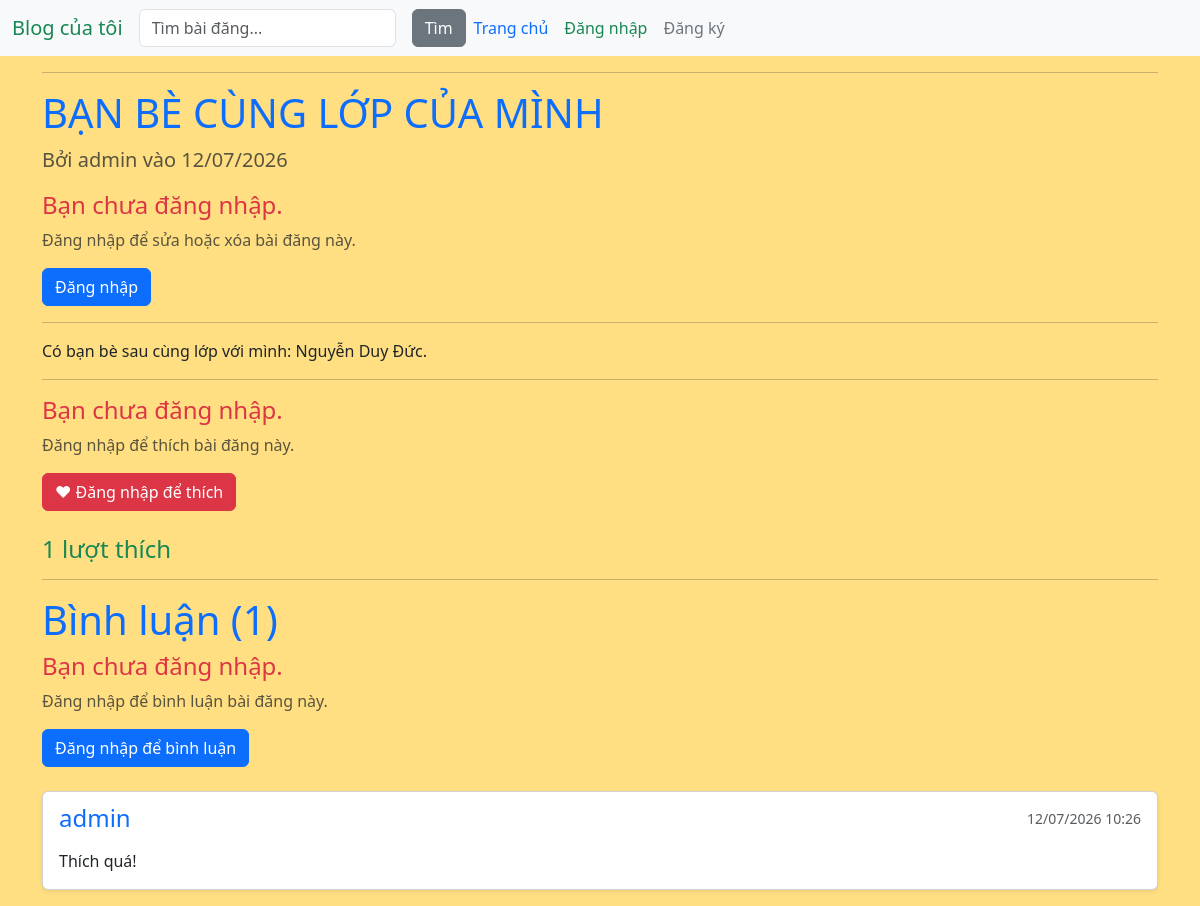
/post/38, run on the app's committed database.
### blog/models.py (models this page shows, shortened)
class Post(models.Model):
    title = models.CharField(max_length=200)
    likes = models.ManyToManyField(User, related_name='blog_posts', blank=True)
    content = models.TextField()
    created_at = models.DateTimeField(auto_now_add=True)
    updated_at = models.DateTimeField(auto_now=True)
    author = models.ForeignKey(User, on_delete=models.CASCADE, default=1)
    def total_likes(self):
        return self.likes.count()

class Comment(models.Model):
    post = models.ForeignKey(Post, related_name="comments", on_delete=models.CASCADE)
    author = models.ForeignKey(User, on_delete=models.CASCADE)
    body = models.TextField(verbose_name="Nội dung bình luận")
    date_added = models.DateTimeField(auto_now_add=True)

### blog/views.py (the view)
# urls.py: path('post/<int:pk>', PostDetailView.as_view(), name="post-detail"),
class PostDetailView(DetailView):
    model = Post
    template_name = 'post_detail.html'
    context_object_name = 'post'

### blog/templates/post_detail.html (shortened to what this page needs)
{% extends "base.html" %}
{% block content %}
    <hr>
    <h1 class="text-uppercase text-primary">{{ post.title }}</h1>
    <article>
        <p class="text-muted fs-5">Bởi {{ post.author.username }} vào {{ post.created_at|date:"d/m/Y" }}</p>
        {% if user == post.author %}
            <div>
                <a class="btn btn-warning" href="{% url 'post-update' post.pk %}">Sửa bài đăng</a>
                <a class="btn btn-danger" href="{% url 'post-delete' post.pk %}">Xóa bài đăng</a>
            </div>
        {% else %}
            {% if user.is_authenticated %}
                <h4 class="text-danger">Bạn không thể sửa hay xóa bài đăng này vì bạn không phải là người tạo bài đăng.</h4>
            {% else %}
                <h4 class="text-danger">Bạn chưa đăng nhập.</h4>
                <p class="text-muted">Đăng nhập để sửa hoặc xóa bài đăng này.</p>
                <a href="{% url 'login' %}" class="btn btn-primary">Đăng nhập</a>
            {% endif %}
        {% endif %}
        <hr>
        <p>{{ post.content|truncatewords:30 }}</p>
    </article>
    <hr>
    <div>
        <form action="{% url 'like-post' post.pk %}">
            {% if user.is_authenticated %}
                {% if user in post.likes.all %}
                    <button id="like_btn" type="submit" class="btn btn-danger">❤ Bỏ thích</button>
                {% else %}
                    <button id="like_btn" type="submit" class="btn btn-outline-danger">❤ Thích ngay</button>
                {% endif %}
            {% else %}
                <h4 class="text-danger">Bạn chưa đăng nhập.</h4>
                <p class="text-muted">Đăng nhập để thích bài đăng này.</p>
                <a href="{% url 'login' %}" class="btn btn-danger">❤ Đăng nhập để thích</a>
            {% endif %}
        </form>
        <span class="ms-3 text-muted">
            {% if post.total_likes == 0 %}
                <h4 class="text-danger">Chưa có lượt thích</h4>
            {% else %}
                <h4 class="text-success">{{ post.total_likes }} lượt thích</h4>
            {% endif %}
        </span>
    </div>
    <hr>
    <h1 class="text-primary">Bình luận ({{ post.comments.count }})</h1>
    {% if user.is_authenticated %}
        <a href="{% url 'add-comment' post.pk %}" class="btn btn-primary">Viết bình luận</a>
    {% else %}
        <h4 class="text-danger">Bạn chưa đăng nhập.</h4>
        <p class="text-muted">Đăng nhập để bình luận bài đăng này.</p>
        <a href="{% url 'login' %}" class="btn btn-primary">Đăng nhập để bình luận</a>
    {% endif %}
    <div class="comments-section">
        {% if not post.comments.all %}
            <h4 class="text-danger">Chưa có bình luận nào.</h4>
            <p class="text-muted">Hãy là người đầu tiên bình luận.</p>
        {% else %}
            {% for comment in post.comments.all %}
                <div class="card mb-3 shadow-sm">
                    <div class="card-body">
                        <div class="d-flex justify-content-between">
                            <h4 class="card-subtitle mb-2 text-primary">
                                {{ comment.author.username }}
                            </h4>
                            <small class="text-muted">{{ comment.date_added|date:"d/m/Y H:i"}}</small>
                        </div>
                        <p class="card-text mt-2">{{ comment.body }}</p>
                    </div>
                </div>
            {% endfor %}
        {% endif %}
    </div>
{% endblock %}

### data on the page
Post: title "BẠN BÈ CÙNG LỚP CỦA MÌNH", author.username "admin", created_at "12/07/2026", content "Có bạn bè sau cùng lớp với mình: Nguyễn Duy Đức.", total_likes "1", comments.count "1"
Comment: author.username "admin", date_added "12/07/2026 10:26", body "Thích quá!"
